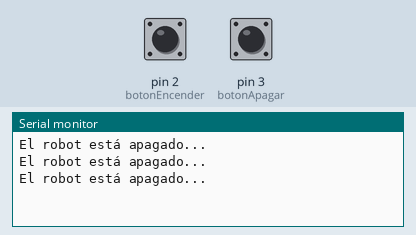
Recording of a sketch running on a simulated Arduino Uno, built with avr-gcc and run on an emulated ATmega328P. On the bench: the last lines printed to the serial monitor. Inputs (shaded band) come from the test bench; at power-on: pin 2 (botonEncender) HIGH, pin 3 (botonApagar) HIGH.

Above: at 2.8 s.
2.9 s: pin 2 (botonEncender) pulled LOW for 1.2 s
At 4.0 s:
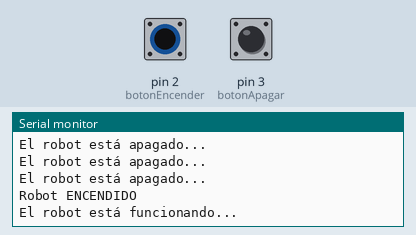
5.6 s: pin 3 (botonApagar) pulled LOW for 1.2 s
At 6.51 s:
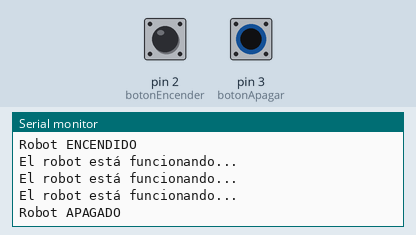

Measured:
- after the input at 2.9 s, the serial monitor: prints a new line after 0.10 s (image 1)
- after the input at 5.6 s, the serial monitor: prints a new line after 0.70 s (image 2)

The sketch:

botones.ino
```cpp
// SOEL Robot - Control básico con botones

const int botonEncender = 2;
const int botonApagar = 3;

bool robotActivo = false;

void setup() {
  pinMode(botonEncender, INPUT_PULLUP);
  pinMode(botonApagar, INPUT_PULLUP);

  Serial.begin(9600);
}

void loop() {
  if (digitalRead(botonEncender) == LOW) {
    robotActivo = true;
    Serial.println("Robot ENCENDIDO");
    delay(300);
  }

  if (digitalRead(botonApagar) == LOW) {
    robotActivo = false;
    Serial.println("Robot APAGADO");
    delay(300);
  }

  if (robotActivo) {
    Serial.println("El robot está funcionando...");
  } else {
    Serial.println("El robot está apagado...");
  }

  delay(1000);
}
```
